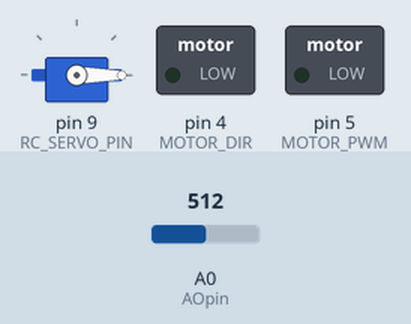
This sketch was run on a simulated Arduino Uno, built with avr-gcc and run on an emulated ATmega328P. Parts: servo, switched loads named in the sketch (green lamp = pin HIGH). The test bench sets the inputs (shaded band); at power-on: A0 (AOpin) = 512. Pins used as bus, display or sensor lines are not drawn; what the sketch prints to the serial monitor is not drawn.

Above: at 1.2 s.
1.3 s: A0 (AOpin) set to 701
4.3 s: A0 (AOpin) set to 732
Timing chart, 0 to 7.3 s (numbered marks = the images above; inputs shaded):
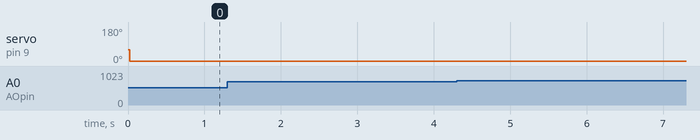

Measured:
- after the input at 1.3 s, every drawn part: stays the same
- after the input at 4.3 s, every drawn part: stays the same

The sketch:

camera_lens_code.ino
```cpp
#define AOpin  A0     // Analog output - yellow
#define SIpin  12     // Start Integration - orange
#define CLKpin 13     // Clock - red
// Vcc - brown
// GND - black

#define NPIXELS 128  // No. of pixels in array

byte Pixel[NPIXELS]; // Field for measured values <0-255>

int LineSensor_Data[NPIXELS];           // line sensor data(original)
int LineSensor_Data_Adaption[NPIXELS];  // line sensor data(modified)
int MAX_LineSensor_Data[NPIXELS];       // Max value of sensor
int MIN_LineSensor_Data[NPIXELS];       // Min value of sensor
int flag_line_adapation;          // flag to check line sensor adpation

#define FASTADC 1
// defines for setting and clearing register bits
#define cbi(sfr, bit) (_SFR_BYTE(sfr) &= ~_BV(bit))
#define sbi(sfr, bit) (_SFR_BYTE(sfr) |= _BV(bit))

////////////// DC Motor Control ///////////////
#define MOTOR_DIR 4
#define MOTOR_PWM 5

int Motor_Speed=0;
#define NORMAL_SPEED 100
#define SLOW_SPEED 70

void motor_control(int direction, int speed)
{
  digitalWrite(MOTOR_DIR, direction);
  analogWrite(MOTOR_PWM, speed);
}
////////////// DC Motor Control ///////////////

////////////// Steering Servo Control ///////////////
#include <Servo.h>
#define RC_SERVO_PIN 9
#define NEURAL_ANGLE 60
#define LEFT_STEER_ANGLE -60
#define RIGHT_STEER_ANGLE 30

Servo Steeringservo;
int Steering_Angle = NEURAL_ANGLE;

void steering_control(int steer_angle)
{
  if(steer_angle>=RIGHT_STEER_ANGLE) steer_angle = RIGHT_STEER_ANGLE;
  if(steer_angle>=LEFT_STEER_ANGLE) steer_angle = LEFT_STEER_ANGLE;
  Steeringservo.write(NEURAL_ANGLE + steer_angle);
}
////////////// Steering Servo Control ///////////////

#define threshold_value 180
#define camera_pixel_offset 1

void threshold(void)
{
  int i;
  for (i = 0; i < NPIXELS; i++)
  {
    if((byte)Pixel[i] >= threshold_value)
    {
      LineSensor_Data_Adaption[i] = 255;
    }
    else
    {
      LineSensor_Data_Adaption[i] = 0;
    }
  }
}

void steering_by_camera(void)
{
  int i;
  long sum = 0;
  long x_sum = 0;
  int steer_data = 0;
  for(i=0; i<NPIXELS; i++)
  {
    sum += LineSensor_Data_Adaption[i];
    x_sum += LineSensor_Data_Adaption[i]* i;
  }
  steer_data = (x_sum/sum) - NPIXELS/2 + camera_pixel_offset;
  steering_control(steer_data*1.3);

  Serial.println(steer_data);
}

void setup()
{
  // put your setup code here, to run once:
  int i;

  for (i = 0; i < NPIXELS; i++)
  {
    LineSensor_Data[i] = 0;
    LineSensor_Data_Adaption[i] = 0;
    MAX_LineSensor_Data[i] = 1023; //0;
    MIN_LineSensor_Data[i] = 0; //1023;
  }

  pinMode(SIpin, OUTPUT);
  pinMode(CLKpin, OUTPUT);

  digitalWrite(SIpin, LOW);   // IDLE state
  digitalWrite(CLKpin, LOW);  // IDLE state

#if FASTADC
  // set prescale to 16
  sbi(ADCSRA, ADPS2);
  cbi(ADCSRA, ADPS1);
  cbi(ADCSRA, ADPS0);
#endif

  flag_line_adapation = 0;

  Steeringservo.attach(RC_SERVO_PIN);
  Steeringservo.write(NEURAL_ANGLE);
  pinMode(MOTOR_DIR, OUTPUT);
  pinMode(MOTOR_PWM, OUTPUT);

  Serial.begin(115200);

}
void line_adaptation(void)
{
  int i;
  for (i = 0; i < NPIXELS; i++)
  {
    if (LineSensor_Data[i] >= MAX_LineSensor_Data[i])  MAX_LineSensor_Data[i] = LineSensor_Data[i];
    if (LineSensor_Data[i] <= MIN_LineSensor_Data[i])  MIN_LineSensor_Data[i] = LineSensor_Data[i];
  }

  /*for (i = 0; i < NPIXELS; i++)
    {
    Serial.print("[");
    Serial.print(i);
    Serial.print("]");
    Serial.print("   : ");
    Serial.print(MAX_LineSensor_Data[i]);
    Serial.print(" | ");
    Serial.print(MIN_LineSensor_Data[i]);
    Serial.println(" ");
    }*/
}
void read_line_sensor(void)
{
  int i;

  delayMicroseconds (1);  /* Integration time in microseconds */
  delay(10);              /* Integration time in miliseconds  */

  digitalWrite (CLKpin, LOW);
  digitalWrite (SIpin, HIGH);
  digitalWrite (CLKpin, HIGH);
  digitalWrite (SIpin, LOW);

  delayMicroseconds (1);

  for (i = 0; i < NPIXELS; i++) {
    Pixel[i] = analogRead (AOpin) / 4 ; // 8-bit is enough
    digitalWrite (CLKpin, LOW);
    delayMicroseconds (1);
    digitalWrite (CLKpin, HIGH);
  }

  for (i = 0; i < NPIXELS; i++)
  {
    LineSensor_Data_Adaption[i] = map(Pixel[i], MIN_LineSensor_Data[i], MAX_LineSensor_Data[i], 0, 256);
  }

}
void loop() {
  // put your main code here, to run repeatedly:

  int i;

  read_line_sensor();
  //motor_control(1, 50);

  if (digitalRead(CLKpin) == HIGH)
  {
    flag_line_adapation = 1;
  }
  threshold();
  steering_by_camera();
  for (i = 0; i < NPIXELS; i++)
  {
    //if (digitalRead(CLKpin) == LOW)
    Serial.print(LineSensor_Data_Adaption[i]);
    // Serial.print(LineSensor_Data[i] );
    //else
    //Serial.print ((byte)Pixel[i] + 1);
    Serial.print(" ");
  }

  Serial.println("  ");
  delay(100);
}
```
